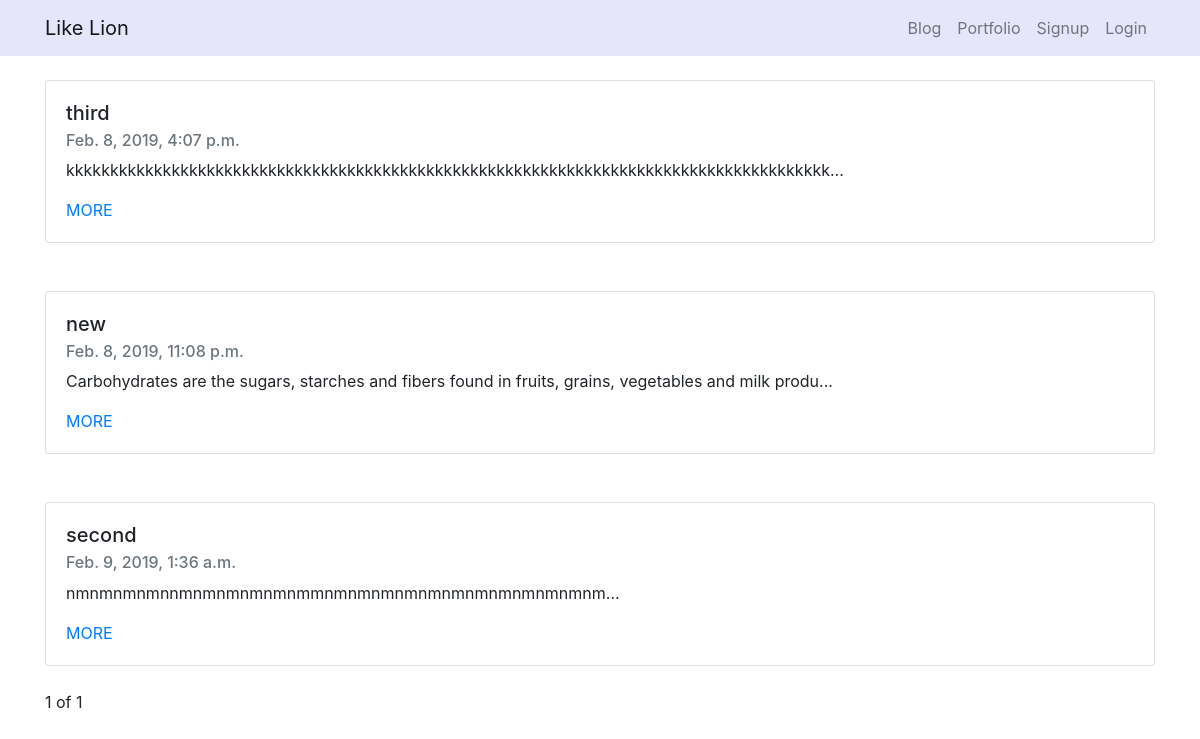
Page /?page=2 on the earlier database version.
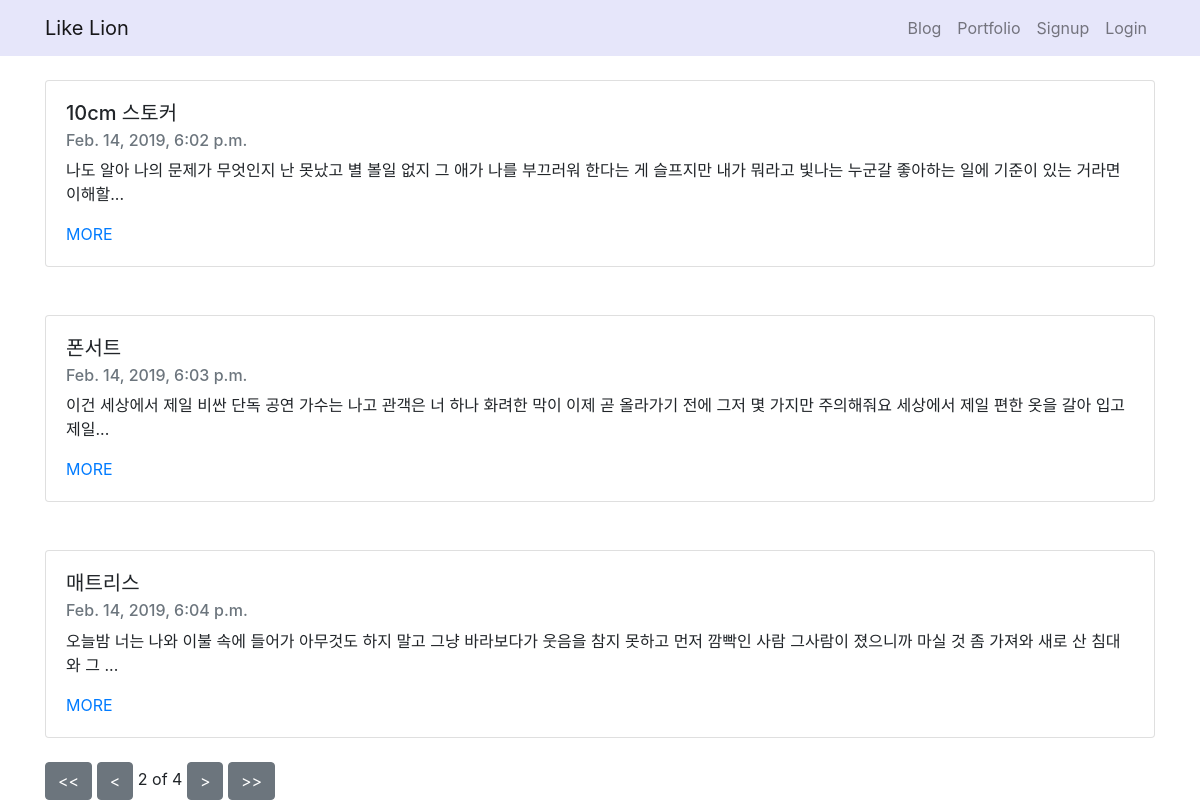
Same page on the later database version.
### blogapp/models.py (models this page shows, shortened)
class Blogapp(models.Model):
    title = models.CharField(max_length=200)
    pub_date = models.DateTimeField('date published')
    body = models.TextField()
    def summary(self):
        return self.body[:100]

### blogapp/views.py (the view)
# urls.py: 2. Add a URL to urlpatterns:  path('', views.home, name='home')
def home(request):
    blogs = Blogapp.objects
    blog_list = Blogapp.objects.all()
    paginator = Paginator(blog_list, 3)
    page = request.GET.get('page')
    posts = paginator.get_page(page)
    return render(request, 'home.html', {'blogs': blogs , 'posts' :posts })

### blogapp/templates/home.html
{% extends 'base.html' %}
{% block contents %}
    {% for blog in posts %}
        <div class="container">
            <br>
            <div class="card">
                <div class="card-body">
                    <h5 class="card-title">{{blog.title}}</h5>
                    <h6 class="card-subtitle mb-2 text-muted">{{blog.pub_date}}</h6>
                    <p class="card-text">{{blog.summary}}...</p>
                    <a href="{%url 'detail' blog.id %}" class="card-link">MORE</a>
                </div>
            </div>
        </div>
        <br>
    {% endfor %}
    <div class="container">
        {% if posts.has_previous %}
        <button class="btn btn-secondary"> <a href="?page=1" style="text-decoration: none; color:white"> <span> << </span></a> </button>
        <button type="button" class="btn btn-secondary" > <a href="?page={{posts.previous_page_number}}" style="text-decoration: none; color:white"> <span> < </span> </a></button>
        {% endif %}
        <span>{{posts.number}}</span>
        <span>of</span>
        <span>{{posts.paginator.num_pages}}</span>
        {% if posts.has_next %}
        <button type="button" class="btn btn-secondary"><a href="?page={{posts.next_page_number}}" style="text-decoration: none; color:white"> <span> > </span> </a></button>
        <button type="button" class="btn btn-secondary"><a href="?page={{posts.paginator.num_pages}}" style="text-decoration: none; color:white"> <span> >> </span> </a></button>
        {% endif %}
    </div>
{% endblock %}

### blog_project/templates/base.html (shortened to what this page needs)
<html>
    <head>
        <link rel="stylesheet" href="https://stackpath.bootstrapcdn.com/bootstrap/4.2.1/css/bootstrap.min.css">
    </head>
    <body>
    <nav class="navbar navbar-expand-lg navbar-light" style="background-color: lavender">
            <div class="container">
                <a class="navbar-brand" href="{% url 'home' %}">Like Lion</a>
                <div class="collapse navbar-collapse" id="navbarNavAltMarkup">
                    <ul class="navbar-nav ml-auto">
                        <li class="nav-item">
                            <a class="nav-item nav-link" href="{% url 'home' %}">Blog</span></a>
                        </li>
                        <li class="nav-item">
                            <a class="nav-item nav-link" href="{% url 'portfolio' %}">Portfolio</a>
                        </li>
                        {% if user.is_authenticated %}
                        <li class="nav-item dropdown">
                            <a class="nav-link dropdown-toggle" id="navbarDropdown" role="button" data-toggle="dropdown"
                                aria-haspopup="true" aria-expanded="false">환영합니다. {{ user.username }} 님!</a>
                            <div class="dropdown-menu" aria-labelledby="navbarDropdown">
                                <a class="dropdown-item" href="{% url 'new' %}">글쓰기</a>
                                <a class="dropdown-item" href="javascript:{document.getElementById('logout').submit()}">Logout</a>
                                <form id="logout" method="POST" action="{% url 'logout' %}">
                                    {% csrf_token %} <input type="hidden" />
                                </form>
                            </div>
                        </li>
                        {% else %}
                        <li class="nav-item">
                            <a class="nav-item nav-link" href="{% url 'signup' %}">Signup</a>
                        </li>
                        <li class="nav-item">
                            <a class="nav-item nav-link" href="{% url 'login' %}">Login</a>
                        </li>
                        {% endif %}
                    </ul>
                </div>
            </div>
        </nav>
        {% block contents %}
        {% endblock %}
    </body>
</html>

Differences in the rows shown:
no longer on this page (row unchanged): Blogapp: title "third", pub_date "Feb. 8, 2019, 4:07 p.m.", summary "kkkkkkkkkkkkkkkkkkkkkkkkkkkkkkkkkkkkkkkkkkkkkkkkkkkkkkkkkkkkkkkkkkkkkkkkkkkkkkkkkkkkkkk"
no longer on this page (row unchanged): Blogapp: title "new", pub_date "Feb. 8, 2019, 11:08 p.m.", summary "Carbohydrates are the sugars, starches and fibers found in fruits, grains, vegetables and milk produ"
no longer on this page (row unchanged): Blogapp: title "second", pub_date "Feb. 9, 2019, 1:36 a.m.", summary "nmnmnmnmnnmnmnmnmnmnmmnmnmnmnmnmnmnmnmnmnmnmnm"
added Blogapp: title "10cm 스토커", pub_date "Feb. 14, 2019, 6:02 p.m.", summary "나도 알아 나의 문제가 무엇인지 난 못났고 별 볼일 없지 그 애가 나를 부끄러워 한다는 게 슬프지만 내가 뭐라고 빛나는 누군갈 좋아하는 일에 기준이 있는 거라면 이해할"
added Blogapp: title "폰서트", pub_date "Feb. 14, 2019, 6:03 p.m.", summary "이건 세상에서 제일 비싼 단독 공연 가수는 나고 관객은 너 하나 화려한 막이 이제 곧 올라가기 전에 그저 몇 가지만 주의해줘요 세상에서 제일 편한 옷을 갈아 입고 제일"
added Blogapp: title "매트리스", pub_date "Feb. 14, 2019, 6:04 p.m.", summary "오늘밤 너는 나와 이불 속에 들어가 아무것도 하지 말고 그냥 바라보다가 웃음을 참지 못하고 먼저 깜빡인 사람 그사람이 졌으니까 마실 것 좀 가져와 새로 산 침대와 그"
Other differences:
{{ posts.number }}: "1" → "2"
{{ posts.paginator.num_pages }}: "1" → "4"
